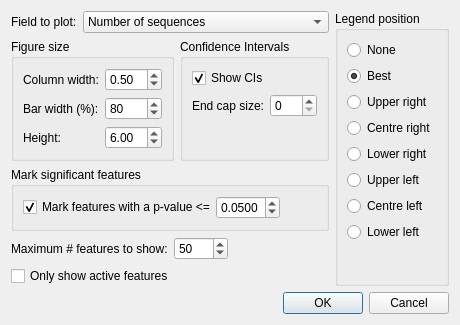
<?xml version="1.0" encoding="UTF-8"?>
<ui version="4.0">
 <class>ProfileBarPlotDialog</class>
 <widget class="QDialog" name="ProfileBarPlotDialog">
  <property name="geometry">
   <rect>
    <x>0</x>
    <y>0</y>
    <width>418</width>
    <height>300</height>
   </rect>
  </property>
  <property name="sizePolicy">
   <sizepolicy hsizetype="Fixed" vsizetype="Fixed">
    <horstretch>0</horstretch>
    <verstretch>0</verstretch>
   </sizepolicy>
  </property>
  <property name="windowTitle">
   <string>Profile bar plot</string>
  </property>
  <property name="windowIcon">
   <iconset>
    <normaloff>../../../../../icons/programIcon.png</normaloff>../../../../../icons/programIcon.png</iconset>
  </property>
  <layout class="QVBoxLayout" name="verticalLayout_5">
   <item>
    <layout class="QHBoxLayout" name="horizontalLayout_7">
     <item>
      <layout class="QVBoxLayout" name="verticalLayout_4">
       <item>
        <layout class="QHBoxLayout" name="horizontalLayout">
         <item>
          <widget class="QLabel" name="lblFieldToPlot">
           <property name="text">
            <string>Field to plot:</string>
           </property>
          </widget>
         </item>
         <item>
          <widget class="QComboBox" name="cboFieldToPlot">
           <property name="sizePolicy">
            <sizepolicy hsizetype="Preferred" vsizetype="Fixed">
             <horstretch>1</horstretch>
             <verstretch>0</verstretch>
            </sizepolicy>
           </property>
           <item>
            <property name="text">
             <string>Number of sequences</string>
            </property>
           </item>
           <item>
            <property name="text">
             <string>Proportion of sequences (%)</string>
            </property>
           </item>
          </widget>
         </item>
        </layout>
       </item>
       <item>
        <layout class="QHBoxLayout" name="horizontalLayout_6">
         <item>
          <widget class="QGroupBox" name="groupBox_3">
           <property name="title">
            <string>Figure size</string>
           </property>
           <layout class="QVBoxLayout" name="verticalLayout_6">
            <item>
             <layout class="QFormLayout" name="formLayout_2">
              <property name="fieldGrowthPolicy">
               <enum>QFormLayout::AllNonFixedFieldsGrow</enum>
              </property>
              <item row="0" column="1">
               <widget class="QDoubleSpinBox" name="spinFigColWidth">
                <property name="decimals">
                 <number>2</number>
                </property>
                <property name="minimum">
                 <double>0.010000000000000</double>
                </property>
                <property name="maximum">
                 <double>10.000000000000000</double>
                </property>
                <property name="singleStep">
                 <double>0.010000000000000</double>
                </property>
                <property name="value">
                 <double>0.500000000000000</double>
                </property>
               </widget>
              </item>
              <item row="2" column="0">
               <widget class="QLabel" name="lblFigureHeight">
                <property name="text">
                 <string>Height:</string>
                </property>
               </widget>
              </item>
              <item row="2" column="1">
               <widget class="QDoubleSpinBox" name="spinFigHeight">
                <property name="minimum">
                 <double>0.100000000000000</double>
                </property>
                <property name="maximum">
                 <double>20.000000000000000</double>
                </property>
                <property name="singleStep">
                 <double>0.050000000000000</double>
                </property>
                <property name="value">
                 <double>6.000000000000000</double>
                </property>
               </widget>
              </item>
              <item row="0" column="0">
               <widget class="QLabel" name="lblFigureWidth">
                <property name="text">
                 <string>Column width:</string>
                </property>
               </widget>
              </item>
              <item row="1" column="0">
               <widget class="QLabel" name="label_3">
                <property name="text">
                 <string>Bar width (%):</string>
                </property>
               </widget>
              </item>
              <item row="1" column="1">
               <widget class="QSpinBox" name="spinBarWidth">
                <property name="maximum">
                 <number>100</number>
                </property>
                <property name="singleStep">
                 <number>5</number>
                </property>
                <property name="value">
                 <number>80</number>
                </property>
               </widget>
              </item>
             </layout>
            </item>
           </layout>
          </widget>
         </item>
         <item>
          <widget class="QGroupBox" name="groupBox_4">
           <property name="title">
            <string>Confidence Intervals</string>
           </property>
           <layout class="QVBoxLayout" name="verticalLayout_3">
            <item>
             <widget class="QCheckBox" name="chkShowCIs">
              <property name="text">
               <string>Show CIs</string>
              </property>
              <property name="checked">
               <bool>true</bool>
              </property>
             </widget>
            </item>
            <item>
             <layout class="QHBoxLayout" name="horizontalLayout_2">
              <item>
               <widget class="QLabel" name="label">
                <property name="text">
                 <string>End cap size:</string>
                </property>
               </widget>
              </item>
              <item>
               <widget class="QSpinBox" name="spinEndCapSize">
                <property name="maximum">
                 <number>100</number>
                </property>
               </widget>
              </item>
             </layout>
            </item>
            <item>
             <spacer name="verticalSpacer">
              <property name="orientation">
               <enum>Qt::Vertical</enum>
              </property>
              <property name="sizeHint" stdset="0">
               <size>
                <width>20</width>
                <height>20</height>
               </size>
              </property>
             </spacer>
            </item>
           </layout>
          </widget>
         </item>
        </layout>
       </item>
       <item>
        <widget class="QGroupBox" name="groupBox_5">
         <property name="title">
          <string>Mark significant features</string>
         </property>
         <layout class="QHBoxLayout" name="horizontalLayout_4">
          <property name="spacing">
           <number>0</number>
          </property>
          <item>
           <widget class="QCheckBox" name="chkShowPvalue">
            <property name="text">
             <string>Mark features with a p-value &lt;=</string>
            </property>
            <property name="checked">
             <bool>true</bool>
            </property>
           </widget>
          </item>
          <item>
           <widget class="QDoubleSpinBox" name="spinPvalueThreshold">
            <property name="decimals">
             <number>4</number>
            </property>
            <property name="maximum">
             <double>1.000000000000000</double>
            </property>
            <property name="singleStep">
             <double>0.000100000000000</double>
            </property>
            <property name="value">
             <double>0.050000000000000</double>
            </property>
           </widget>
          </item>
          <item>
           <spacer name="horizontalSpacer_3">
            <property name="orientation">
             <enum>Qt::Horizontal</enum>
            </property>
            <property name="sizeHint" stdset="0">
             <size>
              <width>1</width>
              <height>20</height>
             </size>
            </property>
           </spacer>
          </item>
         </layout>
        </widget>
       </item>
       <item>
        <layout class="QHBoxLayout" name="horizontalLayout_3">
         <item>
          <widget class="QLabel" name="label_2">
           <property name="text">
            <string>Maximum # features to show:</string>
           </property>
          </widget>
         </item>
         <item>
          <widget class="QSpinBox" name="spinFeaturesToShow">
           <property name="minimum">
            <number>1</number>
           </property>
           <property name="maximum">
            <number>1000</number>
           </property>
           <property name="value">
            <number>50</number>
           </property>
          </widget>
         </item>
         <item>
          <spacer name="horizontalSpacer_2">
           <property name="orientation">
            <enum>Qt::Horizontal</enum>
           </property>
           <property name="sizeHint" stdset="0">
            <size>
             <width>40</width>
             <height>20</height>
            </size>
           </property>
          </spacer>
         </item>
        </layout>
       </item>
       <item>
        <widget class="QCheckBox" name="chkOnlyActiveFeatures">
         <property name="text">
          <string>Only show active features</string>
         </property>
        </widget>
       </item>
      </layout>
     </item>
     <item>
      <widget class="QGroupBox" name="groupBox">
       <property name="title">
        <string>Legend position</string>
       </property>
       <layout class="QVBoxLayout" name="verticalLayout">
        <item>
         <widget class="QRadioButton" name="radioLegendPosNone">
          <property name="text">
           <string>None</string>
          </property>
         </widget>
        </item>
        <item>
         <widget class="QRadioButton" name="radioLegendPosBest">
          <property name="text">
           <string>Best</string>
          </property>
          <property name="checked">
           <bool>true</bool>
          </property>
         </widget>
        </item>
        <item>
         <widget class="QRadioButton" name="radioLegendPosUpperRight">
          <property name="text">
           <string>Upper right</string>
          </property>
         </widget>
        </item>
        <item>
         <widget class="QRadioButton" name="radioLegendPosCentreRight">
          <property name="text">
           <string>Centre right</string>
          </property>
         </widget>
        </item>
        <item>
         <widget class="QRadioButton" name="radioLegendPosLowerRight">
          <property name="text">
           <string>Lower right</string>
          </property>
         </widget>
        </item>
        <item>
         <widget class="QRadioButton" name="radioLegendPosUpperLeft">
          <property name="text">
           <string>Upper left</string>
          </property>
         </widget>
        </item>
        <item>
         <widget class="QRadioButton" name="radioLegendPosCentreLeft">
          <property name="text">
           <string>Centre left</string>
          </property>
         </widget>
        </item>
        <item>
         <widget class="QRadioButton" name="radioLegendPosLowerLeft">
          <property name="text">
           <string>Lower left</string>
          </property>
          <property name="checked">
           <bool>false</bool>
          </property>
         </widget>
        </item>
        <item>
         <spacer name="verticalSpacer_2">
          <property name="orientation">
           <enum>Qt::Vertical</enum>
          </property>
          <property name="sizeHint" stdset="0">
           <size>
            <width>20</width>
            <height>5</height>
           </size>
          </property>
         </spacer>
        </item>
       </layout>
      </widget>
     </item>
    </layout>
   </item>
   <item>
    <layout class="QHBoxLayout" name="horizontalLayout_5">
     <item>
      <spacer name="horizontalSpacer">
       <property name="orientation">
        <enum>Qt::Horizontal</enum>
       </property>
       <property name="sizeHint" stdset="0">
        <size>
         <width>100</width>
         <height>20</height>
        </size>
       </property>
      </spacer>
     </item>
     <item>
      <widget class="QDialogButtonBox" name="buttonBox">
       <property name="orientation">
        <enum>Qt::Horizontal</enum>
       </property>
       <property name="standardButtons">
        <set>QDialogButtonBox::Cancel|QDialogButtonBox::Ok</set>
       </property>
       <property name="centerButtons">
        <bool>false</bool>
       </property>
      </widget>
     </item>
    </layout>
   </item>
  </layout>
 </widget>
 <resources/>
 <connections>
  <connection>
   <sender>buttonBox</sender>
   <signal>accepted()</signal>
   <receiver>ProfileBarPlotDialog</receiver>
   <slot>accept()</slot>
   <hints>
    <hint type="sourcelabel">
     <x>407</x>
     <y>353</y>
    </hint>
    <hint type="destinationlabel">
     <x>157</x>
     <y>274</y>
    </hint>
   </hints>
  </connection>
  <connection>
   <sender>buttonBox</sender>
   <signal>rejected()</signal>
   <receiver>ProfileBarPlotDialog</receiver>
   <slot>reject()</slot>
   <hints>
    <hint type="sourcelabel">
     <x>407</x>
     <y>353</y>
    </hint>
    <hint type="destinationlabel">
     <x>286</x>
     <y>274</y>
    </hint>
   </hints>
  </connection>
  <connection>
   <sender>chkShowCIs</sender>
   <signal>clicked(bool)</signal>
   <receiver>spinEndCapSize</receiver>
   <slot>setEnabled(bool)</slot>
   <hints>
    <hint type="sourcelabel">
     <x>225</x>
     <y>158</y>
    </hint>
    <hint type="destinationlabel">
     <x>265</x>
     <y>178</y>
    </hint>
   </hints>
  </connection>
  <connection>
   <sender>chkShowPvalue</sender>
   <signal>clicked(bool)</signal>
   <receiver>spinPvalueThreshold</receiver>
   <slot>setEnabled(bool)</slot>
   <hints>
    <hint type="sourcelabel">
     <x>76</x>
     <y>274</y>
    </hint>
    <hint type="destinationlabel">
     <x>227</x>
     <y>281</y>
    </hint>
   </hints>
  </connection>
 </connections>
 <designerdata>
  <property name="gridDeltaX">
   <number>10</number>
  </property>
  <property name="gridDeltaY">
   <number>10</number>
  </property>
  <property name="gridSnapX">
   <bool>true</bool>
  </property>
  <property name="gridSnapY">
   <bool>true</bool>
  </property>
  <property name="gridVisible">
   <bool>true</bool>
  </property>
 </designerdata>
</ui>
